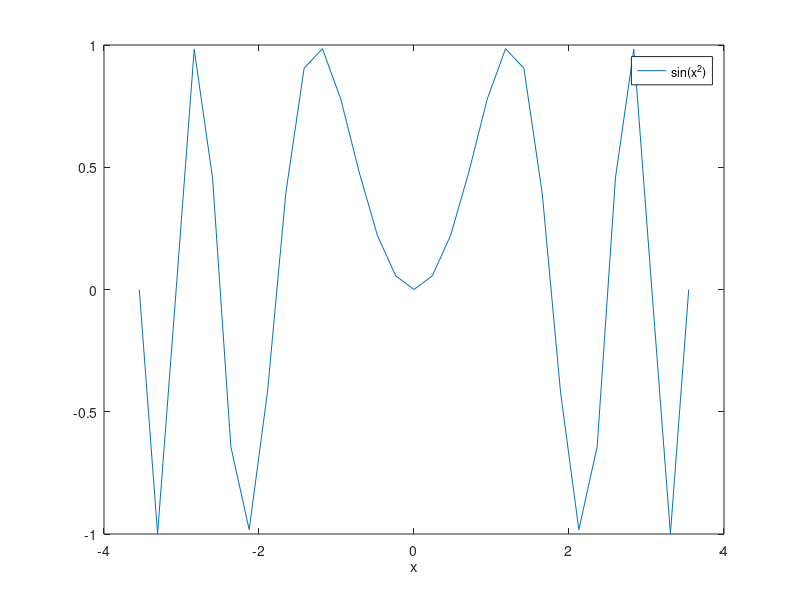
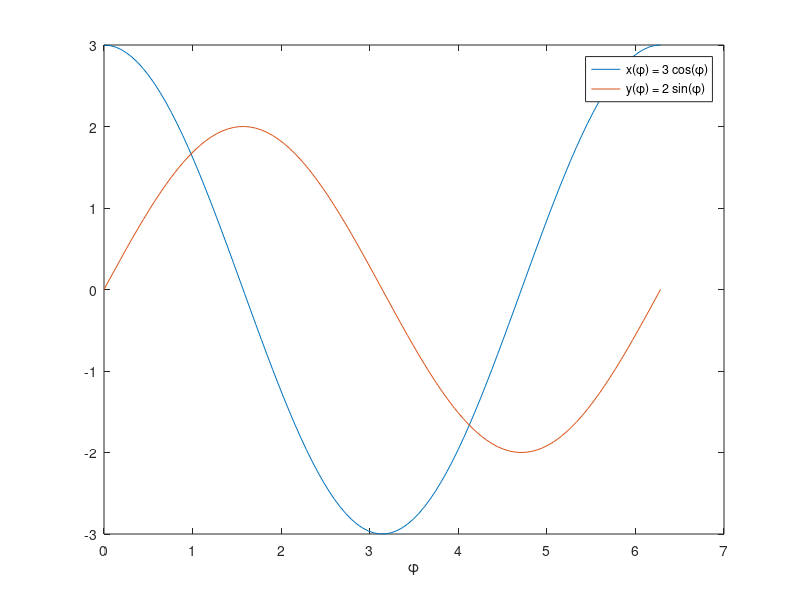
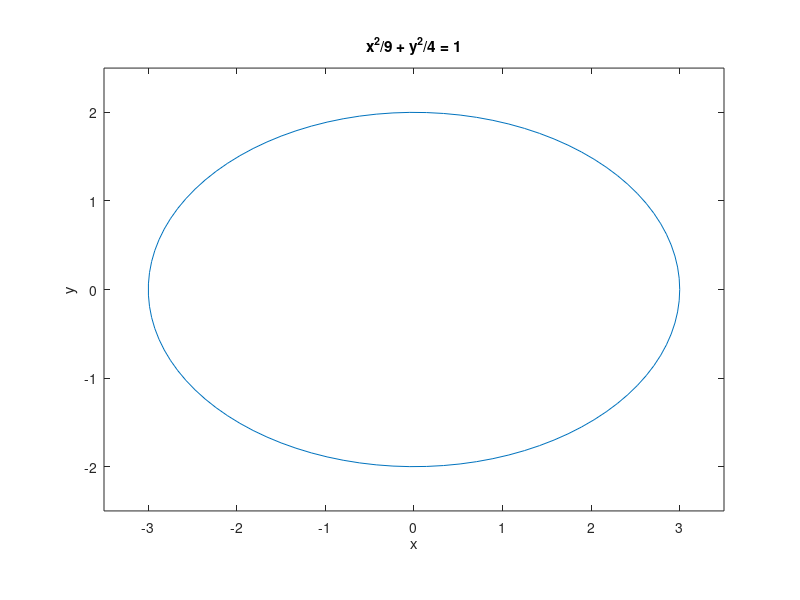

Write the MATLAB code that produced these figures, in order. (Note: this script raises an error after producing the figures.)
%% Графики функций от двух переменных: на сетке и без

%% Анонимная функция
% В MATLAB можно создать "анонимную функцию", см. <https://www.mathworks.com/help/releases/R2020b/matlab/matlab_prog/anonymous-functions.html Anonimous Function>
% 
% Это функция, которая не сохраняется в отдельном файле |.m|, а сохраняется
% в переменной с типом |function_handle|. Она может принимать множество
% аргуметов и возвращать несколько значений.
% 
% Тело такой функции должно быть одной выполняемой командой (вычилением).
% 
% Например, создадим ананоимную функцию, которая вычисляет $\sin(x^2)$ в
% заданной точке.
f = @(x) sin(x.^2);
[f(0), f(sqrt(pi/2)), f(2)]

%%
% Теперь создадим равномерную сетку на отрезке $[-\sqrt{4\pi},
% \sqrt{4\pi}]$ и построим график функции |f|.
x = linspace(-sqrt(4*pi), sqrt(4*pi), 31);
figure(1);
plot(x, f(x));
legend('sin(x^2)');
xlabel('x');

%%%
% Как мы видим, результат сильно зависит от плотности сетки. Чем больше
% точек мы задаем в параметре |linspace|, тем более гладкий график.

%% Функция, зависящая от параметра
% Пусть необходимо изобразить эллипс
% 
% $\frac{x^2}{9} + \frac{y^2}{4} = 1$
% 
% Для начала параметризуем его
% 
% $x = 3 \cos(\phi), \quad y = 2 \sin(\phi),$
% 
% и изобразим отдельно зависимость |x| и |y| от параметра $\phi \in [0,
% 2\pi]$.
phi = linspace(0, 2*pi);
x = 3 * cos(phi);
y = 2 * sin(phi);

figure(2);
plot(phi, x); hold on;
plot(phi, y); hold off;
legend('x(\phi) = 3 cos(\phi)', 'y(\phi) = 2 sin(\phi)');
xlabel('\phi');

%%%
% По отдельности эти две кривиые ничего не значят...

%%
% Но если нарисовать эти две кривые вмсете, они показывают наш эллипс.
figure(3);
plot(x, y);
axis([-3.5 3.5 -2.5 2.5]); 
axis('equal');  % Одинаковый мастаб по обеим осям
xlabel('x');
ylabel('y');
title('x^2/9 + y^2/4 = 1');

%%
% Аналогичный способ через анаонимные функции
xt = @(t) 3*cos(t);
yt = @(t) 2*sin(t);

figure(4);
fplot(xt,yt, [0 2*pi]);
xlabel('x');
ylabel('y');
axis([-3.5 3.5 -2.5 2.5]); 

%% Рисуем функции без сетки
% Нарисуем график функции 
% 
% $f(x) = e^{-|x|}$
% 
% без использования сетки. Для этого воспользуемся функцией
% <https://www.mathworks.com/help/releases/R2020b/matlab/ref/fplot.html
% fplot>, которая строит график адаптивынм методом, т.е. сама подбирает
% точность сетки в зависимости от текущего масштаба.
f = @(x) exp(-abs(x));
figure(5);
fplot(f);
ylim([0, 1])
legend('e^{-|x|}');
xlabel('x');


%% Функция двух переменных на сетке
% Чтобы создать сетку на плоскости, можно использовать
% <https://www.mathworks.com/help/releases/R2020b/matlab/ref/meshgrid.html
% meshgrid>. Первый аргумент - вектор значений по X, второй аргумент - по
% Y.
[x, y] = meshgrid(1:3, 4:6);

%%%
z = x + 1i*y;
disp(z);

%%
% Изобразим изолинии функции, например, $f(x,y) = y - x$ с помощью
% <https://www.mathworks.com/help/releases/R2020b/matlab/ref/contour.html
% contour>.
f = y - x;
figure(6);
contour(x, y, f);

%%
% Чтобы приукрасить наш график, заполним пустоты (другой тип функционала
% изолиний) схожей функцией
% <https://www.mathworks.com/help/releases/R2020b/matlab/ref/contourf.html
% contourf>, нарисуем сами изолинии, наример, крсаной пунктирной линией |'--r'|,
% сделаем их толще |'LineWidth'|, и добавим к ним подпись |'ShowText'|.
contourf(x, y, f, '--r', 'ShowText', 'on', 'LineWidth', 1.6);
xlabel('x');
ylabel('y');
title('f(x, y) = y - x');

%%
% Пример для более сложной функции 
% 
% $f(x, y) = x \sin(y) - y \cos(x).$
% 
% Здесь мы нарисуем только те линии уровня, которые отвечают значениям 0,
% 2, 4 и 6.
[x, y] = meshgrid(linspace(-2*pi, 2*pi, 101), linspace(-2*pi, 2*pi, 101));
f = x.*sin(y) - y.*cos(x);

figure(7);
contour(x, y, f, [0 2 4 6], 'ShowText', 'on');
xlabel('x');
ylabel('y');
title('$f(x, y) = x \sin(y) - y \cos(x)$', 'Interpreter', 'latex');

%% Функция двух переменных без сетки
% Данный пример оставлен для самостоятельного изучения. Смотри
% документацию
% <https://www.mathworks.com/help/releases/R2020b/matlab/ref/fcontour.html fcontour>.
% 
f = @(x,y) 3*(1-x).^2.*exp(-(x.^2)-(y+1).^2)...
    - 10*(x/5 - x.^3 - y.^5).*exp(-x.^2-y.^2)...
    - 1/3*exp(-(x+1).^2 - y.^2);

figure(8);
fcontour(f, [-3 3], ...
    '-k', 'MeshDensity', 171, 'Fill', 1, 'LevelStep', 1);

ylabel('$y$', 'Interpreter', 'latex', 'FontSize', 16);
xl = xlabel('$x$'); 
xl.Interpreter = 'latex'; xl.FontSize = 16;

title({'$f(x, y) = 3(1-x)^2 \, e^{-(x^2)-(y+1)^2} -$', ...
    '$- 10(\frac{x}{5} - x^3 - y^5) \, e^{-x^2-y^2} - \frac{1}{3} \, e^{-(x+1)^2 - y^2}$'},...
    'Interpreter', 'latex', 'FontSize', 14);
